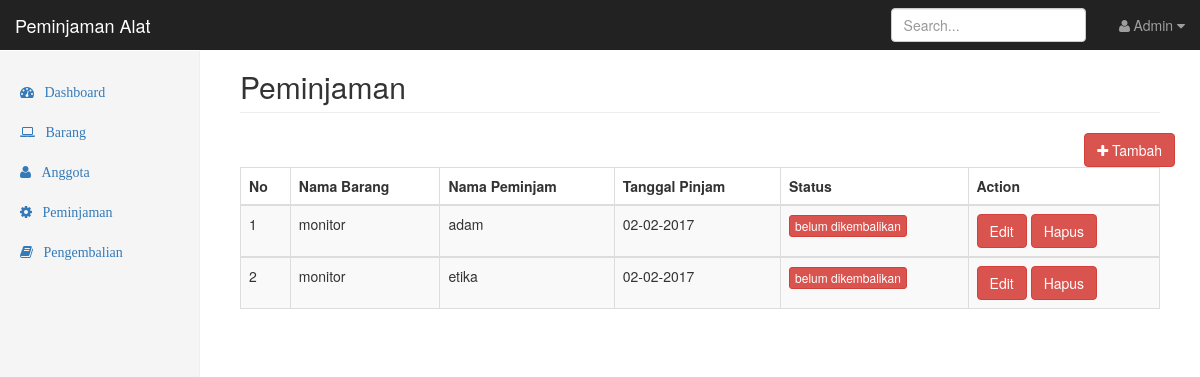
/peminjaman.php (signed in), run on an earlier commit of the app's database.
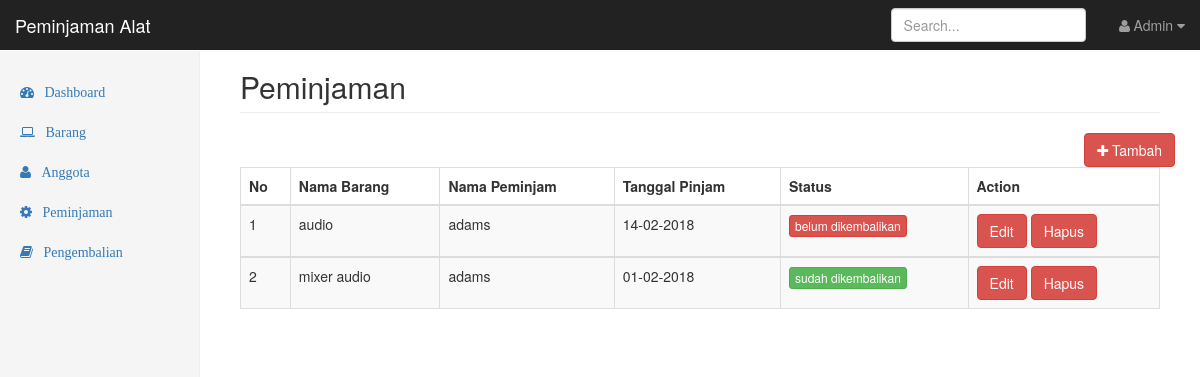
And on a later commit of the database.
### tables this page shows
CREATE TABLE `peminjaman` (
  `id_peminjaman` int(10) NOT NULL,
  `id_brg` int(11) NOT NULL,
  `id_anggota` int(11) NOT NULL,
  `tgl_pinjam` varchar(40) NOT NULL,
  `status` tinyint(1) NOT NULL DEFAULT '0'
);

CREATE TABLE `barang` (
  `id_brg` int(11) NOT NULL,
  `nama_brg` varchar(255) NOT NULL,
  `jenis_brg` varchar(255) NOT NULL,
  `stok_brg` varchar(255) NOT NULL,
  `foto` varchar(300) NOT NULL
);

CREATE TABLE `anggota` (
  `id_anggota` int(11) NOT NULL,
  `nama` varchar(40) NOT NULL,
  `password` varchar(40) NOT NULL,
  `kelas` varchar(20) NOT NULL
);

### peminjaman.php (the view, shortened to what this page needs)
<?php
include "config/koneksi.php" ?>
<!DOCTYPE html>
<html lang="en">
  <head>
    <link href="bootstrap/dist/css/bootstrap.min.css" rel="stylesheet">
    <link href="bootstrap/dist/css/global.css" rel="stylesheet">
    <link href="bootstrap/font-awesome/css/font-awesome.min.css" rel="stylesheet" type="text/css">
  </head>
  <body>
    <nav class="navbar navbar-inverse navbar-fixed-top">
      <div class="container-fluid">
        <div class="navbar-header">
          <a class="navbar-brand" href="#">Peminjaman Alat</a>
        </div>
        <div id="navbar" class="navbar-collapse collapse">
          <ul class="nav navbar-nav navbar-right">
            <li class="dropdown">
              <a class="dropdown-toggle" data-toggle="dropdown">
                <i class="fa fa-user fa-fw"></i>Admin <i class="fa fa-caret-down"></i>
              </a>
          </li>
          </ul>
          <form class="navbar-form navbar-right">
            <input type="text" class="form-control" placeholder="Search...">
          </form>
        </div>
      </div>
    </nav>
    <div class="container-fluid">
      <div class="row">
        <div class="col-sm-3 col-md-2 sidebar">
          <ul class="nav nav-sidebar">
            <li class=""><a href="dashboard.php"><i class="fa fa-dashboard">&nbsp;&nbsp;&nbsp;Dashboard</i></a></li>
            <li><a href="barang.php"><i class="fa fa-laptop">&nbsp;&nbsp;&nbsp;Barang</i></a></li>
            <li><a href="peminjam.php"><i class="fa fa-user">&nbsp;&nbsp;&nbsp;Anggota</i></a></li>
            <li><a href="peminjaman.php"><i class="fa fa-gear">&nbsp;&nbsp;&nbsp;Peminjaman</i></a></li>
            <li><a href="pengembalian.php"><i class="fa fa-book">&nbsp;&nbsp;&nbsp;Pengembalian</i></a></li>
          </ul>
        </div>
        <div class="col-sm-9 col-sm-offset-3 col-md-10 col-md-offset-2 main">
          <h2 class="page-header">Peminjaman</h2>
          <div class="row">
            <a href="tambahpeminjaman.php" class="btn btn-danger pull-right"><i class="fa fa-plus"></i> Tambah</a>
          </div>
              <table id="tabelpeminjaman" class="table table-bordered table-striped table-hover">
                     <thead>
                        <tr>
                          <th>No</th>
                          <th>Nama Barang</th>
                          <th>Nama Peminjam</th>
                          <th>Tanggal Pinjam</th>
                          <th>Status</th>
                          <th>Action</th>
                        </tr>
                     </thead>
                     <?php
                     $sql = "SELECT peminjaman.id_peminjaman, peminjaman.status, peminjaman.id_anggota, peminjaman.tgl_pinjam, barang.nama_brg, anggota.nama FROM peminjaman JOIN barang ON peminjaman.id_brg=barang.id_brg JOIN anggota ON anggota.id_anggota=peminjaman.id_anggota ORDER BY peminjaman.id_peminjaman DESC";
                     $query = $mysqli->query($sql);
                     $no = 1;
                     while ($lihat=mysqli_fetch_array($query)){
                      ?>
                      <tbody>
                        <tr>
                         <td><?php echo $no++ ?></td>
                          <td><?php echo $lihat ['nama_brg']; ?></td>
                          <td><?php echo $lihat ['nama'];?></td>
                          <td><?php echo date('d-m-Y',strtotime($lihat['tgl_pinjam'])); ?></td>
                          <td><span class="btn btn-xs btn-<?php echo $lihat['status'] == 1 ? 'success' : 'danger' ?>"><?php echo $lihat['status'] == 1 ? 'sudah dikembalikan' : 'belum dikembalikan'; ?></span></td>
                          <td> <a href="editpeminjaman.php?id_peminjaman=<?php echo $lihat['id_peminjaman']; ?>" class="btn btn-danger">Edit</a>
                          <a href="hapuspeminjaman.php?id=<?php echo $lihat['id_peminjaman']; ?>" class="btn btn-danger">Hapus</a></td>
                        </tr>
                        <?php
                        } ?>
                        </tbody>
              </table>
        </div>
      </div>
    </div>
    <?php require_once "templates/footer.php" ?>

What changed in the data, as far as the page shows it:
removed peminjaman: id_brg.nama_brg "monitor", id_anggota.nama "adam", tgl_pinjam "02-02-2017", status "belum dikembalikan"
removed peminjaman: id_brg.nama_brg "monitor", id_anggota.nama "etika", tgl_pinjam "02-02-2017", status "belum dikembalikan"
added peminjaman: id_brg.nama_brg "audio", id_anggota.nama "adams", tgl_pinjam "14-02-2018", status "belum dikembalikan"
added peminjaman: id_brg.nama_brg "mixer audio", id_anggota.nama "adams", tgl_pinjam "01-02-2018", status "sudah dikembalikan"
